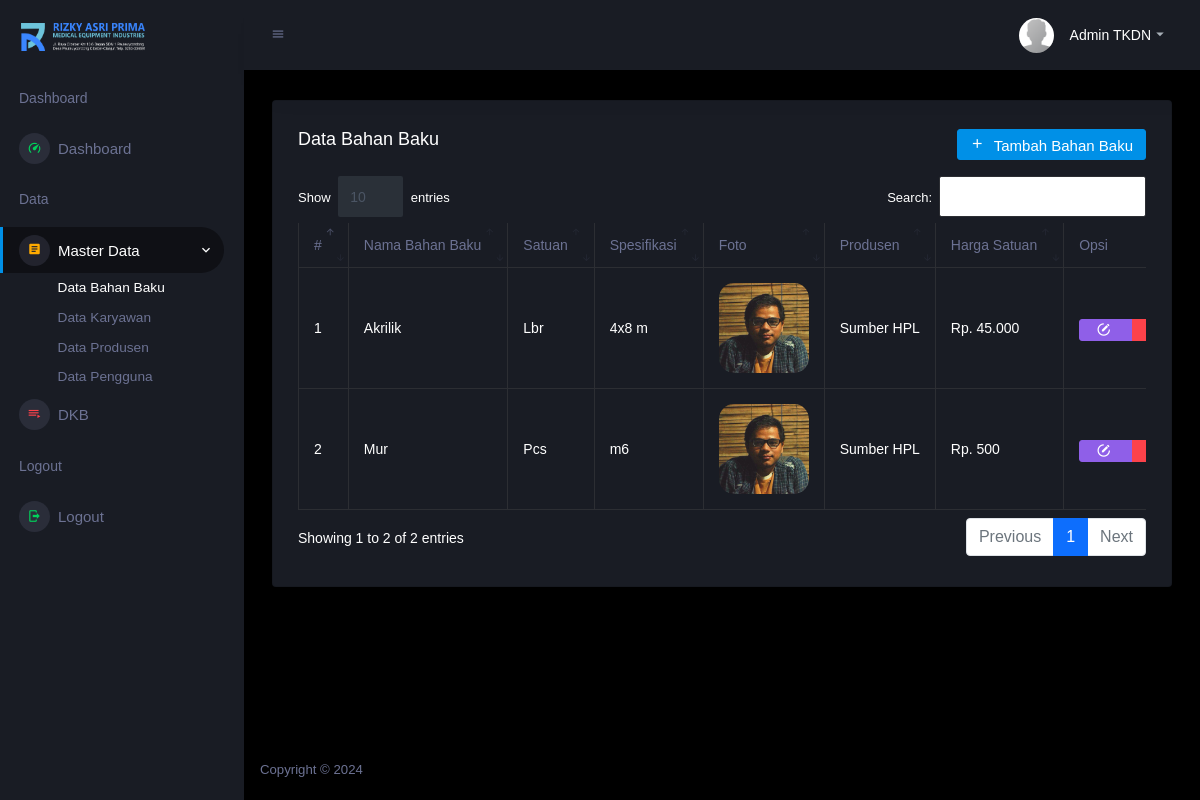
The page /view_master/bahan_baku.php (signed in) on the database its author committed.
### tables this page shows
CREATE TABLE `users` (
  `id_user` int(11) NOT NULL,
  `nama` varchar(255) NOT NULL,
  `nik` varchar(128) NOT NULL,
  `email` varchar(255) NOT NULL,
  `username` varchar(255) NOT NULL,
  `password` varchar(255) NOT NULL,
  `image` varchar(255) NOT NULL,
  `role_id` int(11) NOT NULL
);

CREATE TABLE `bahan_baku` (
  `id_bahan_baku` int(11) NOT NULL,
  `nama_bahan_baku` varchar(255) NOT NULL,
  `satuan` varchar(255) NOT NULL,
  `spesifikasi` text NOT NULL,
  `foto` varchar(255) NOT NULL,
  `produsen_id` int(11) NOT NULL,
  `harga_satuan` int(11) NOT NULL
);

CREATE TABLE `produsen` (
  `id_produsen` int(11) NOT NULL,
  `nama_produsen` varchar(255) NOT NULL,
  `alamat` text NOT NULL,
  `negara` varchar(255) NOT NULL,
  `phone` varchar(255) NOT NULL
);

### functions.php (called while the page is built, shortened)
<?php
$conn = mysqli_connect("localhost", "root", "", "db_tkdn");
function query($query)
{
    global $conn;
    $result = mysqli_query($conn, $query);
    $rows = [];
    while ($row = mysqli_fetch_assoc($result)) {
        $rows[] = $row;
    }
    return $rows;
}

### view_master/bahan_baku.php (the view, shortened to what this page needs)
<?php
include "../templates/header.php";
$bahan_baku = query(
    "SELECT * FROM bahan_baku
    INNER JOIN produsen
    ON bahan_baku.produsen_id = produsen.id_produsen
    ");
?>
<div class="row">
    <div class="col-12 grid-margin stretch-card">
        <div class="card">
            <div class="card-body">
                <div class="d-flex flex-row justify-content-between">
                    <h4 class="card-title">Data Bahan Baku</h4>
                    <p class="text-muted">
                        <a href="bahan_baku_add.php" class="btn btn-primary text-white">
                            <i class="mdi mdi-plus"></i> Tambah Bahan Baku
                        </a>
                    </p>
                </div>
                <div class="table-responsive">
                    <table class="table table-bordered text-white" id="datatable">
                        <thead>
                            <tr>
                                <th> # </th>
                                <th> Nama Bahan Baku </th>
                                <th> Satuan </th>
                                <th> Spesifikasi </th>
                                <th> Foto </th>
                                <th> Produsen </th>
                                <th> Harga Satuan </th>
                                <th> Opsi </th>
                            </tr>
                        </thead>
                        <tbody>
                            <?php $i = 1; ?>
                            <?php foreach ($bahan_baku as $bb): ?>
                                <tr>
                                    <td>
                                        <?= $i; ?>
                                    </td>
                                    <td>
                                        <?= $bb["nama_bahan_baku"]; ?>
                                    </td>
                                    <td>
                                        <?= $bb["satuan"]; ?>
                                    </td>
                                    <td>
                                        <?= $bb["spesifikasi"]; ?>
                                    </td>
                                    <td>
                                        <img src="../assets/images/bahan_baku/<?= $bb["foto"]; ?>">
                                    </td>
                                    <td>
                                        <?= $bb["nama_produsen"]; ?>
                                    </td>
                                    <td>
                                        Rp.
                                        <?= number_format($bb["harga_satuan"], 0, ',', '.'); ?>
                                    </td>
                                    <td>
                                        <div class="btn-group btn-group-toggle" data-toggle="buttons">
                                            <a href="bahan_baku_edit.php?id_bahan_baku=<?= $bb["id_bahan_baku"] ?>"
                                                class="btn btn-info text-white mt-1"><i
                                                    class="mdi mdi-circle-edit-outline"></i></a>
                                            <a href="bahan_baku_delete.php?id_bahan_baku=<?= $bb["id_bahan_baku"] ?>"
                                                class="btn btn-danger text-white mt-1"
                                                onclick="return confirm('Yakin ingin menghapus <?= $bb['nama_bahan_baku']; ?>?');"></a>
                                        </div>
                                    </td>
                                </tr>
                                <?php $i++; ?>
                            <?php endforeach; ?>
                        </tbody>
                    </table>
                </div>
            </div>
        </div>
    </div>
</div>
<?php
include "../templates/footer.php";
?>

### templates/nav.php (shortened to what this page needs)
<div class="container-fluid page-body-wrapper">
    <nav class="navbar p-0 fixed-top d-flex flex-row">
        <div class="navbar-menu-wrapper flex-grow d-flex align-items-stretch">
            <button class="navbar-toggler navbar-toggler align-self-center" type="button" data-toggle="minimize">
                <span class="mdi mdi-menu"></span>
            </button>
            <ul class="navbar-nav navbar-nav-right">
                <li class="nav-item dropdown">
                    <a class="nav-link" id="profileDropdown" href="#" data-bs-toggle="dropdown">
                        <div class="navbar-profile">
                            <img class="img-xs rounded-circle" src="../assets/images/faces/avatar-default.jpg" alt="">
                            <p class="mb-0 d-none d-sm-block navbar-profile-name">
                                <?= $user["nama"]; ?>
                            </p>
                            <i class="mdi mdi-menu-down d-none d-sm-block"></i>
                        </div>
                    </a>
                </li>
            </ul>
        </div>
    </nav>

### templates/header.php (style rules this page uses)
.table td img { width: 90px; height: 90px; border-radius: 15px; }

### rows shown on the page
users: nama "Admin TKDN"
bahan_baku: nama_bahan_baku "Akrilik", satuan "Lbr", spesifikasi "4x8 m", foto (picture), produsen.nama_produsen "Sumber HPL", harga_satuan "45.000"
bahan_baku: nama_bahan_baku "Mur", satuan "Pcs", spesifikasi "m6", foto (picture), produsen.nama_produsen "Sumber HPL", harga_satuan "500"
